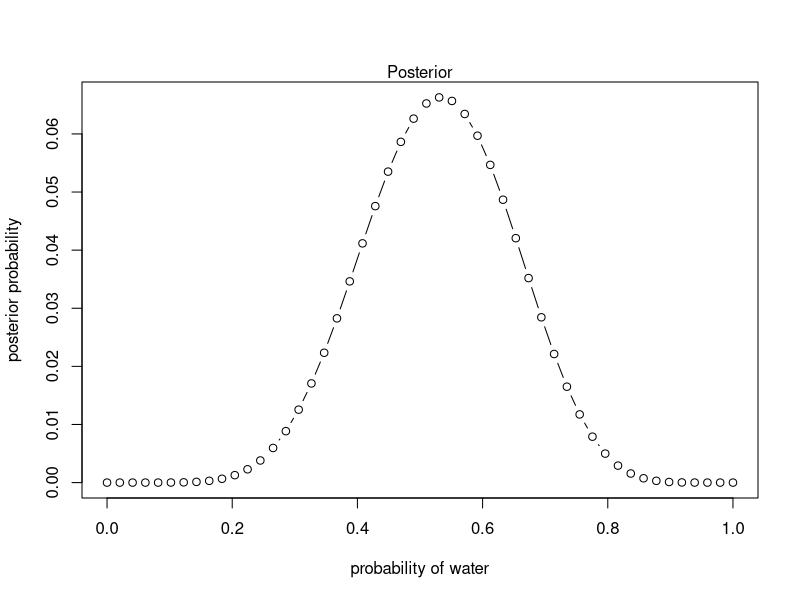
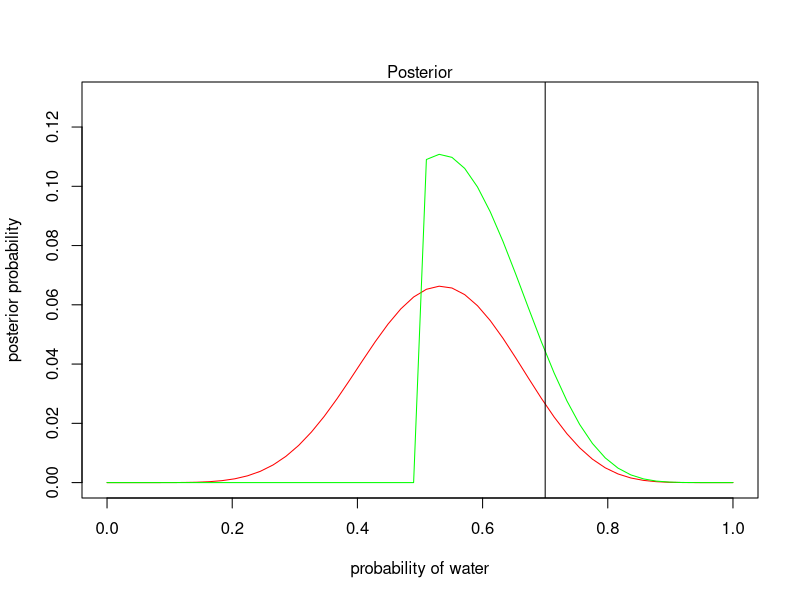

R code for these plots, in order:
## ---- chunk 1
# Data and parameter grid
data <- list(W = 8, N = 15)
n_grid <- 50
p_grid <- seq(0, 1, length.out = n_grid)

# Posterior with uniform prior
prior <- rep(1, n_grid)
posterior_unstd <- dbinom(data$W, data$N, p_grid) * prior
posterior <- posterior_unstd / sum(posterior_unstd)

plot(p_grid, posterior, type = "b",
     xlab = "probability of water", ylab="posterior probability")
mtext("Posterior")

## ---- chunk 2
# Data and parameter grid
data <- list(W = 8, N = 15)
n_grid <- 50
p_grid <- seq(0, 1, length.out = n_grid)

# Posterior with uniform prior
prior <- rep(1, n_grid)
posterior1_unstd <- dbinom(data$W, data$N, p_grid) * prior
posterior1 <- posterior1_unstd / sum(posterior1_unstd)

# Posterior with constrained prior
prior_constr <- ifelse(p_grid < 0.5 , 0, 1)
posterior2_unstd <- dbinom(data$W, data$N, p_grid) * prior_constr
posterior2 <- posterior2_unstd / sum(posterior2_unstd)

plot(p_grid, posterior1, type = "l",
     xlab = "probability of water", ylab="posterior probability", col="red", ylim=c(0, 0.13))
mtext("Posterior")
lines(p_grid, posterior2, col="green")
abline(v=0.7)

# Calculate MSE for both priors w.r.t the true parameter value
MSE1 <- sum((p_grid - 0.7) * posterior1)
MSE2 <- sum((p_grid - 0.7) * posterior2)
cat(sprintf("MSE1: %g\nMSE2: %g", MSE1, MSE2))
